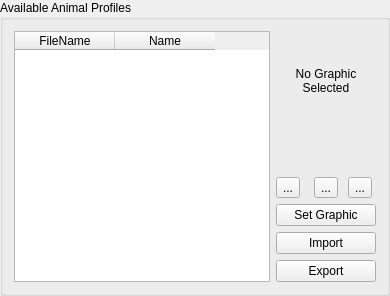
    <widget class="QGroupBox" name="grpProfiles" >
     <property name="sizePolicy" >
      <sizepolicy vsizetype="Expanding" hsizetype="Preferred" >
       <horstretch>0</horstretch>
       <verstretch>0</verstretch>
      </sizepolicy>
     </property>
     <property name="title" >
      <string>Available Animal Profiles</string>
     </property>
     <layout class="QGridLayout" >
      <item rowspan="4" row="0" column="0" >
       <widget class="QTableWidget" name="tblAnimals" >
        <property name="toolTip" >
         <string>&lt;html>&lt;head>&lt;meta name="qrichtext" content="1" />&lt;style type="text/css">
p, li { white-space: pre-wrap; }
&lt;/style>&lt;/head>&lt;body style=" font-family:'Sans Serif'; font-size:9pt; font-weight:400; font-style:normal; text-decoration:none;">
&lt;p style=" margin-top:0px; margin-bottom:0px; margin-left:0px; margin-right:0px; -qt-block-indent:0; text-indent:0px;">Select an animal here to see and/or edit it's properties below.&lt;/p>&lt;/body>&lt;/html></string>
        </property>
        <property name="whatsThis" >
         <string>&lt;html>&lt;head>&lt;meta name="qrichtext" content="1" />&lt;style type="text/css">
p, li { white-space: pre-wrap; }
&lt;/style>&lt;/head>&lt;body style=" font-family:'Sans Serif'; font-size:9pt; font-weight:400; font-style:normal; text-decoration:none;">
&lt;p style=" margin-top:0px; margin-bottom:0px; margin-left:0px; margin-right:0px; -qt-block-indent:0; text-indent:0px;">In order to enable Landuse Analyst to model animals, several details must be supplied. Animal Parameter Manager asks for these specifics. As with Animal Manager, it is possible to have more than one parameter named the same thing. Again, just enter a descriptor in the Notes: field.&lt;/p>
&lt;p style=" margin-top:12px; margin-bottom:12px; margin-left:0px; margin-right:0px; -qt-block-indent:0; text-indent:0px;">To define different parameters for the same animal, follow the same procedure as for defining multiple animals with the same name. Let's say you want to have two parameters set up for Cows as an example. The Name: field is Cow for both, but in Notes: field, enter Optimistic for one, and Conservative for the other. Then adjust the parameters as you wish for each. Even though the name is the same, the parameters are saved uniquely. Having multiple parameters can be useful for setting up different scenarios, such as drought years, diease, catastrophic events, etc. Eventually, Landuse Analyst will have the ability to model over time, and will have these types of scenarios incorporated into the model.&lt;/p>&lt;/body>&lt;/html></string>
        </property>
        <property name="alternatingRowColors" >
         <bool>true</bool>
        </property>
        <property name="selectionMode" >
         <enum>QAbstractItemView::SingleSelection</enum>
        </property>
        <property name="selectionBehavior" >
         <enum>QAbstractItemView::SelectRows</enum>
        </property>
        <column>
         <property name="text" >
          <string>FileName</string>
         </property>
        </column>
        <column>
         <property name="text" >
          <string>Name</string>
         </property>
        </column>
       </widget>
      </item>
      <item row="0" column="1" >
       <layout class="QGridLayout" >
        <item row="2" column="1" >
         <widget class="QToolButton" name="toolCopy" >
          <property name="toolTip" >
           <string>&lt;html>&lt;head>&lt;meta name="qrichtext" content="1" />&lt;style type="text/css">
p, li { white-space: pre-wrap; }
&lt;/style>&lt;/head>&lt;body style=" font-family:'Sans Serif'; font-size:9pt; font-weight:400; font-style:normal; text-decoration:none;">
&lt;p style=" margin-top:0px; margin-bottom:0px; margin-left:0px; margin-right:0px; -qt-block-indent:0; text-indent:0px;">Clone the currently selected animal&lt;/p>&lt;/body>&lt;/html></string>
          </property>
          <property name="whatsThis" >
           <string>&lt;html>&lt;head>&lt;meta name="qrichtext" content="1" />&lt;style type="text/css">
p, li { white-space: pre-wrap; }
&lt;/style>&lt;/head>&lt;body style=" font-family:'Sans Serif'; font-size:9pt; font-weight:400; font-style:normal; text-decoration:none;">
&lt;p style=" margin-top:0px; margin-bottom:0px; margin-left:0px; margin-right:0px; -qt-block-indent:0; text-indent:0px;">If you want to create a new animal that is similar to one already defined, you can clone this animal to save time. All of the settings of the animal you are cloning are transferred to the new clone, but the name is changed to Clone of ... (whatever the name of the animal you are cloning was).&lt;/p>
&lt;p style=" margin-top:12px; margin-bottom:12px; margin-left:0px; margin-right:0px; -qt-block-indent:0; text-indent:0px;">Note that the parameters are &lt;span style=" font-weight:600;">not&lt;/span> transferred.&lt;/p>&lt;/body>&lt;/html></string>
          </property>
          <property name="text" >
           <string>...</string>
          </property>
          <property name="icon" >
           <iconset resource="../resources.qrc" >:/copy.png</iconset>
          </property>
         </widget>
        </item>
        <item row="2" column="0" >
         <widget class="QToolButton" name="toolNew" >
          <property name="toolTip" >
           <string>&lt;html>&lt;head>&lt;meta name="qrichtext" content="1" />&lt;style type="text/css">
p, li { white-space: pre-wrap; }
&lt;/style>&lt;/head>&lt;body style=" font-family:'Sans Serif'; font-size:9pt; font-weight:400; font-style:normal; text-decoration:none;">
&lt;p style=" margin-top:0px; margin-bottom:0px; margin-left:0px; margin-right:0px; -qt-block-indent:0; text-indent:0px;">Define a new animal&lt;/p>&lt;/body>&lt;/html></string>
          </property>
          <property name="whatsThis" >
           <string>&lt;html>&lt;head>&lt;meta name="qrichtext" content="1" />&lt;style type="text/css">
p, li { white-space: pre-wrap; }
&lt;/style>&lt;/head>&lt;body style=" font-family:'Sans Serif'; font-size:9pt; font-weight:400; font-style:normal; text-decoration:none;">
&lt;p style=" margin-top:0px; margin-bottom:0px; margin-left:0px; margin-right:0px; -qt-block-indent:0; text-indent:0px;">If you simply change the name or settings and click apply in the Animal Manager, you are just editing the animal currently selected. To create a new animal, you must click on the New button.&lt;/p>&lt;/body>&lt;/html></string>
          </property>
          <property name="text" >
           <string>...</string>
          </property>
          <property name="icon" >
           <iconset resource="../resources.qrc" >:/new.png</iconset>
          </property>
         </widget>
        </item>
        <item row="2" column="2" >
         <widget class="QToolButton" name="toolDelete" >
          <property name="toolTip" >
           <string>&lt;html>&lt;head>&lt;meta name="qrichtext" content="1" />&lt;style type="text/css">
p, li { white-space: pre-wrap; }
&lt;/style>&lt;/head>&lt;body style=" font-family:'Sans Serif'; font-size:9pt; font-weight:400; font-style:normal; text-decoration:none;">
&lt;p style=" margin-top:0px; margin-bottom:0px; margin-left:0px; margin-right:0px; -qt-block-indent:0; text-indent:0px;">Delete the currently selected animal&lt;/p>&lt;/body>&lt;/html></string>
          </property>
          <property name="text" >
           <string>...</string>
          </property>
          <property name="icon" >
           <iconset resource="../resources.qrc" >:/delete.png</iconset>
          </property>
         </widget>
        </item>
        <item row="1" column="1" >
         <spacer>
          <property name="orientation" >
           <enum>Qt::Vertical</enum>
          </property>
          <property name="sizeHint" >
           <size>
            <width>20</width>
            <height>40</height>
           </size>
          </property>
         </spacer>
        </item>
        <item row="0" column="0" colspan="3" >
         <widget class="QLabel" name="lblAnimalPix" >
          <property name="minimumSize" >
           <size>
            <width>100</width>
            <height>100</height>
           </size>
          </property>
          <property name="maximumSize" >
           <size>
            <width>100</width>
            <height>100</height>
           </size>
          </property>
          <property name="text" >
           <string>No Graphic
Selected</string>
          </property>
          <property name="alignment" >
           <set>Qt::AlignCenter</set>
          </property>
         </widget>
        </item>
       </layout>
      </item>
      <item row="1" column="1" >
       <widget class="QPushButton" name="pbnAnimalPic" >
        <property name="text" >
         <string>Set Graphic</string>
        </property>
       </widget>
      </item>
      <item row="2" column="1" >
       <widget class="QPushButton" name="pbnImport" >
        <property name="minimumSize" >
         <size>
          <width>80</width>
          <height>0</height>
         </size>
        </property>
        <property name="text" >
         <string>Import</string>
        </property>
       </widget>
      </item>
      <item row="3" column="1" >
       <widget class="QPushButton" name="pbnExport" >
        <property name="minimumSize" >
         <size>
          <width>80</width>
          <height>0</height>
         </size>
        </property>
        <property name="text" >
         <string>Export</string>
        </property>
       </widget>
      </item>
     </layout>
    </widget>
